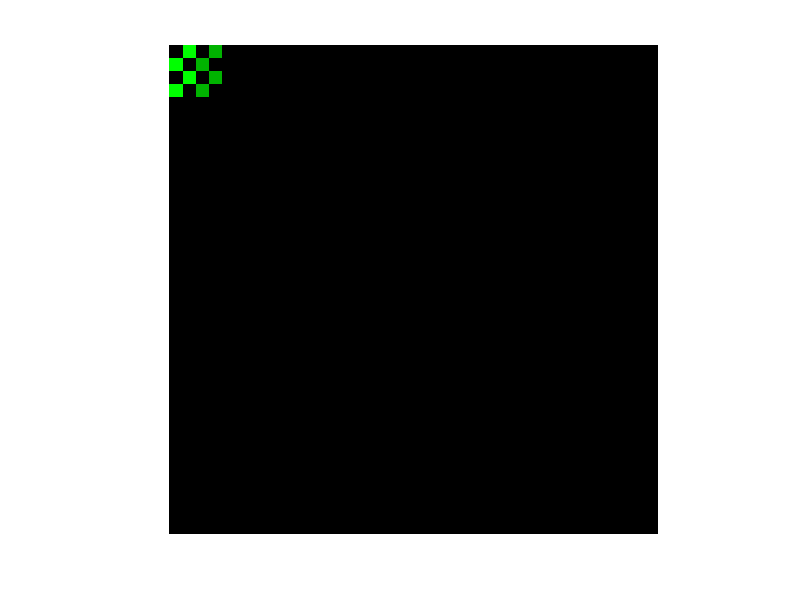

The MATLAB script that drew this image: (Note: this script raises an error after producing the figure.)
%create an object for transformation
cb = checkerboard(4,2);
cb_ref = imref2d(size(cb));

% %create background to highlighting the position of the checkerboard
background = zeros(150);
imshowpair(cb,cb_ref,background,imref2d(size(background)))
 
% %create a translation matrix
% %affine2d create a transformation object from a matrix 
T = [1 0 0;0 1 0;100 0 1];
tform_t = affine2d(T);
% 
% 
% %create a rotation matrix
R = [cosd(30) sind(30) 0;-sind(30) cosd(30) 0;0 0 1];
tform_r = affine2d(R);
% 
% %translation followed by rotation
TR = T*R;
tform_tr = affine2d(TR);
[out,out_ref] = imwarp(cb,cb_ref,tform_tr);
imshowpair(out,out_ref,background,imref2d(size(background)))

